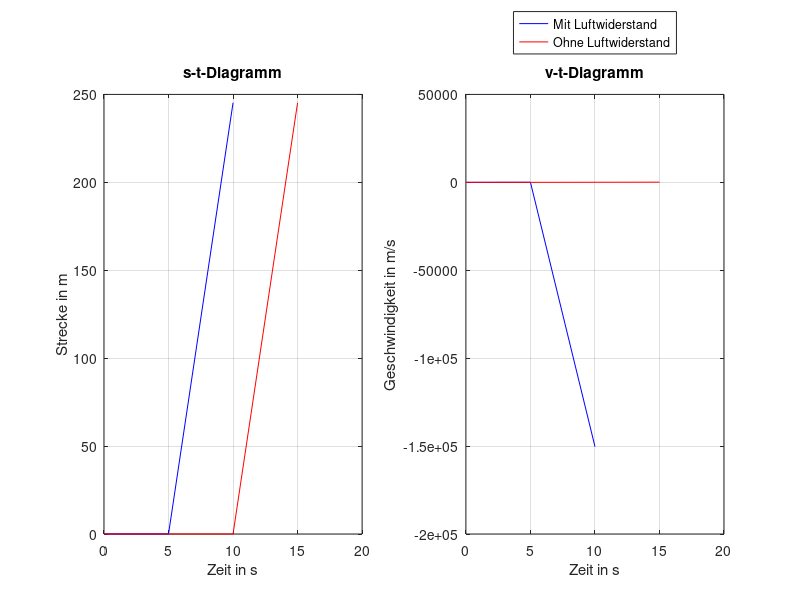

The MATLAB source for this figure:
clear all

G = 9.81;

DELTA_T = input("Gebe Zeitintervall in s ein: ");
ANFANGSHOEHE = input("Gebe Anfangshoehe in m ein: ");
CW = input("Gebe Luftwiderstandsbeiwert (cw-Wert) ein: ");
RHO_L = input("Gebe Luftdichte in kg/m^3 ein: ");
A = input("Gebe Querschnittsflaeche in m^2 ein: ");
M = input("Gebe Masse in kg ein: ");

t(1) = 0;
v(1) = 0;
s(1) = 0;
a(1) = G;

i = 1;
while s(i) <= ANFANGSHOEHE
  t(i+1) = t(i) + DELTA_T;
  v(i+1) = v(i) + (G - (1/2*CW*RHO_L*A*(v(i))^2)/M) * DELTA_T;
  s(i+1) = s(i) + v(i) * DELTA_T;
  a(i+1) = G - (1/2*CW*RHO_L*A*(v(i+1))^2)/M;
  i = i + 1;
end

t_o(1) = 0;
v_o(1) = 0;
s_o(1) = 0;
a_o(1) = G;

i_o = 1
while s_o(i_o) <= ANFANGSHOEHE
  t_o(i_o+1) = t_o(i_o) + DELTA_T;
  s_o(i_o+1) = s_o(i_o) + v_o(i_o)*DELTA_T;
  v_o(i_o+1) = t_o(i_o)*G;
  i_o = i_o + 1;
end

fprintf("Endgeschwindigkeit Theorie (ohne LW): %6.2f m/s, %6.2f km/h\n", sqrt(2*G*ANFANGSHOEHE), sqrt(2*G*ANFANGSHOEHE)*3.6);
fprintf("Endgeschwindigkeit Theorie (mit LW): %6.2f m/s, %6.2f km/h\n", sqrt(2*G*M/(RHO_L*A*CW)), sqrt(2*G*M/(RHO_L*A*CW))*3.6);
fprintf("Endgeschwindigkeit Simulation (ohne LW): %6.2f m/s, %6.2f km/h\n", v_o(i_o), (v_o(i_o)*3.6));
fprintf("Endgeschwindigkeit Simulation (mit LW): %6.2f m/s, %6.2f km/h\n", v(i), (v(i)*3.6));
fprintf("Fallzeit (ohne LW): %6.2f s\n", t_o(i_o));
fprintf("Fallzeit (mit LW): %6.2f s\n", t(i));
fprintf("Anzahl Schritte zur Abbruchbedingung (ohne LW): %1.f\n", i_o);
fprintf("Anzahl Schritte zur Abbruchbedingung (mit LW): %1.f\n", i);

subplot(1,2,1);
plot(t,s,"b",t_o,s_o,"r");
grid on
title("s-t-Diagramm", "FontWeight","bold");
xlabel("Zeit in s");
ylabel("Strecke in m");

subplot(1,2,2);
plot(t,v,"b",t_o,v_o,"r");
grid on
title("v-t-Diagramm", "FontWeight","bold");
xlabel("Zeit in s");
ylabel("Geschwindigkeit in m/s");
legend("Mit Luftwiderstand","Ohne Luftwiderstand","location","northoutside");
